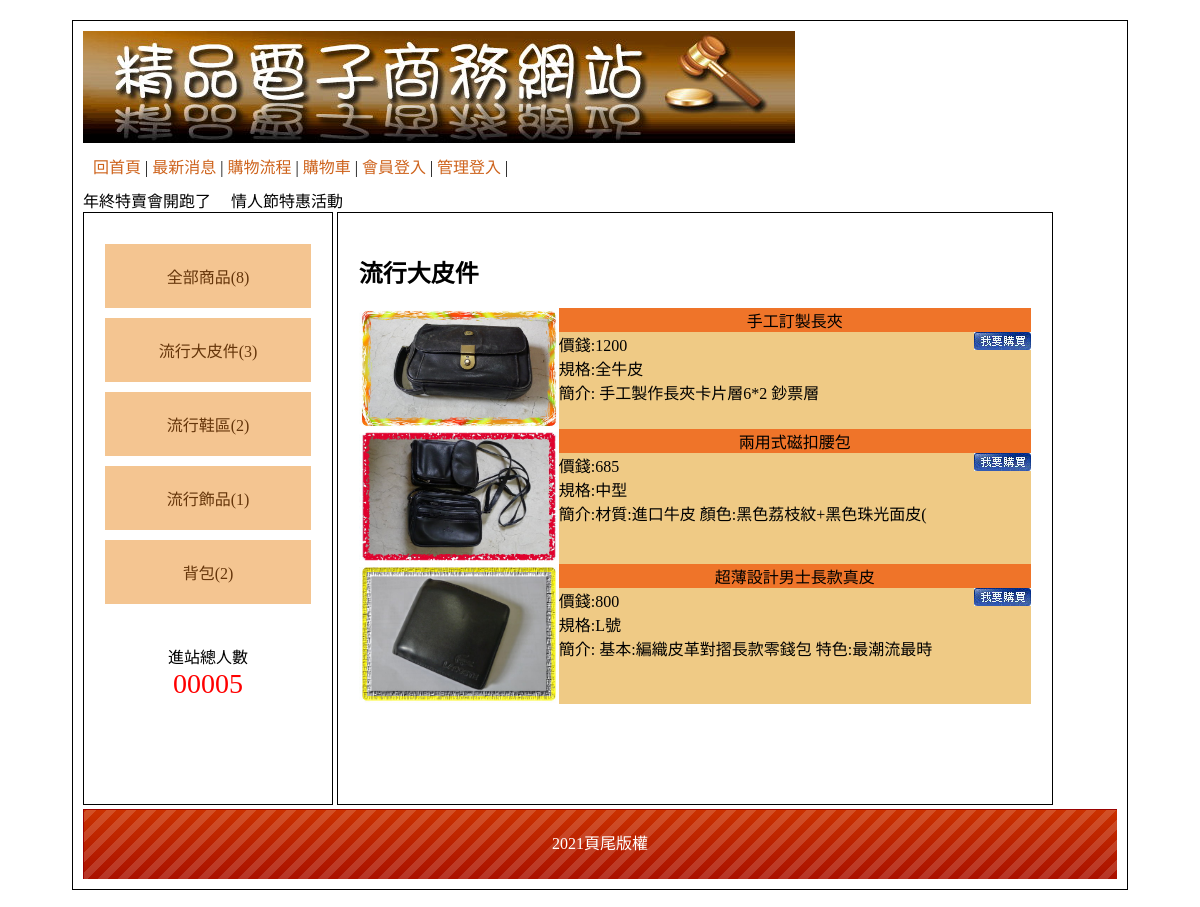
The page /?big=1 on the database its author committed.
### tables this page shows
CREATE TABLE `type` (
  `id` int(11) UNSIGNED NOT NULL,
  `name` text NOT NULL,
  `parent` text NOT NULL
);

CREATE TABLE `goods` (
  `id` int(11) UNSIGNED NOT NULL,
  `num` text NOT NULL,
  `name` text NOT NULL,
  `price` int(11) UNSIGNED NOT NULL,
  `spec` text NOT NULL,
  `quota` int(5) NOT NULL,
  `img` text NOT NULL,
  `intro` text NOT NULL,
  `mid` int(5) UNSIGNED NOT NULL,
  `big` int(5) UNSIGNED NOT NULL,
  `sh` int(1) UNSIGNED NOT NULL
);

CREATE TABLE `bottom` (
  `id` int(11) UNSIGNED NOT NULL,
  `bottom` text NOT NULL
);

### base.php (called while the page is built, shortened)
<?php
$Bottom=new DB('bottom');
$Type=new DB('type');
$Goods=new DB('goods');
class DB{
  protected $table;
  protected $dsn="mysql:host=localhost;dbname=db44;charset=utf8";
  protected $pdo;
  function __construct($table)
  {
  $this->table=$table;
  $this->pdo=new PDO($this->dsn,'root','');
  }
  function all(...$arg){
    $sql="select * from $this->table ";
    if (isset($arg[0])) {
      if (is_array($arg[0])) {
        foreach($arg[0] as $key=>$value){
          $tmp[]=sprintf("`%s`='%s'",$key,$value);
        }
        $sql .=" where ".implode("&&",$tmp);
      }else{
        $sql .=$arg[0];
      }
    }
    return $this->pdo->query($sql)->fetchAll();
  }
  function count(...$arg){
    $sql="select count(*) from $this->table ";
    if (isset($arg[0])) {
      if (is_array($arg[0])) {
        foreach($arg[0] as $key=>$value){
          $tmp[]=sprintf("`%s`='%s'",$key,$value);
        }
        $sql .=" where ".implode("&&",$tmp);
      }else{
        $sql .=$arg[0];
      }
    }
    return $this->pdo->query($sql)->fetchColumn();
  }
  function find($id){
    $sql="select * from $this->table ";
      if (is_array($id)) {
        foreach($id as $key=>$value){
          $tmp[]=sprintf("`%s`='%s'",$key,$value);
        }
        $sql .=" where ".implode("&&",$tmp);
      }else{
        $sql .=" where `id`='$id' ";
      }
    return $this->pdo->query($sql)->fetch(PDO::FETCH_ASSOC);
  }
}
?>

### index.php (the view, shortened to what this page needs)
<?php
include_once "base.php";
?>
<!DOCTYPE html PUBLIC "-//W3C//DTD XHTML 1.0 Transitional//EN" "http://www.w3.org/TR/xhtml1/DTD/xhtml1-transitional.dtd">
<html xmlns="http://www.w3.org/1999/xhtml">
<head>
        <link href="css/css.css" rel="stylesheet" type="text/css">
</head>
<body>
        <div id="main">
                <div id="top">
                        <a href="index.php">
                                <img src="img/0416.jpg">
                        </a>
                        <div style="padding:10px;">
                                <a href="index.php">回首頁</a> |
                                <a href="index.php?do=news">最新消息</a> |
                                <a href="index.php?do=look">購物流程</a> |
                                <a href="index.php?do=buycart">購物車</a> |
                                <?php if (empty($_SESSION['mem'])) { ?>
                                        <a href="index.php?do=login">會員登入</a> |
                                <?php
                                } else {
                                ?>
                                        <a href="javascript:lof('api/logout.php?do=mem')">登出</a> |
                                <?php
                                }
                                ?>
                                <?php if (empty($_SESSION['admin'])) {
                                ?>
                                        <a href="index.php?do=admin">管理登入</a> |
                                <?php
                                } else {
                                ?>
                                        <a href="backend.php">返回管理</a> |
                                <?php
                                }
                                ?>
                        </div>
                        <marquee>年終特賣會開跑了 &nbsp; &nbsp;&nbsp;情人節特惠活動</marquee>
                </div>
                <div id="left" class="ct">
                        <div style="min-height:400px;">
                                <a href="?">全部商品(<?= $Goods->count(); ?>)</a>
                                <?php
                                $bigs = $Type->all(['parent' => 0]);
                                foreach ($bigs as $big) {
                                ?>
                                        <div class='ww'>
                                                <a href="?big=<?= $big['id']; ?>"><?= $big['name']; ?>(<?= $Goods->count(['big' => $big['id']]); ?>)</a>
                                        <?php
                                                echo "</div>";
                                        }
                                        ?>
                                        </div>
                                        <span>
                                                <div>進站總人數</div>
                                                <div style="color:#f00; font-size:28px;">
                                                        00005 </div>
                                        </span>
                        </div>
                        <div id="right">
                                <?php
                                $do = $_GET['do'] ?? 'main';
                                $file = "front/" . $do . ".php";
                                if (file_exists($file)) {
                                        include $file;
                                } else {
                                        echo "檔案不存在";
                                }
                                ?>
                        </div>
                        <div id="bottom" style="line-height:70px;background:url(icon/bot.png); color:#FFF;" class="ct">
                                <?= $Bottom->find(1)['bottom']; ?> </div>
                </div>
</body>
</html>

### front/main.php
<?php
if (isset($_GET['big']) && isset($_GET['mid'])) {
  $nav = $Type->find($_GET['big'])['name'] . ">" . $Type->find($_GET['mid'])['name'];
  $goods = $Goods->all(['mid' => $_GET['mid'], 'sh' => 1]);
} elseif (isset($_GET['big'])) {
  $nav = $Type->find($_GET['big'])['name'];
  $goods = $Goods->all(['big' => $_GET['big'], 'sh' => 1]);
} else {
  $nav = "全部商品";
  $goods = $Goods->all(['sh' => 1]);
}
?>
<h2><?= $nav; ?></h2>
<?php
foreach ($goods as $g) {
?>
  <div class="pp" style="display: flex;">
    <div>
      <a href="?do=detail&id=<?= $g['id']; ?>"><img src="img/<?= $g['img']; ?>" style="width: 200px;"></a>
    </div>
    <div style="width: 100%;">
      <div class="tt ct"><?= $g['name']; ?></div>
      <div>價錢:<?= $g['price']; ?>
        <a style="float: right;" href="?do=buycart&goods=<?= $g['id']; ?>&qt=1"><img src="icon/0402.jpg"></a>
      </div>
      <div>規格:<?= $g['spec']; ?></div>
      <div>簡介:<?= mb_substr($g['intro'], 0, 25, 'utf8'); ?></div>
    </div>
  </div>
<?php
}
?>

### css/css.css (style rules this page uses)
body { font-family:"微軟正黑體"; }
#main { width:1034px; padding:10px; margin:20px auto 20px auto; border:#000 solid 1px; min-height:768px; }
#top a { color:#CE631C; text-decoration:none; }
#left { display:inline-block; width:20%; padding:2%; min-height:550px; vertical-align:top; border:#000 1px solid; }
#left a { display:block; padding:20px 5px 20px 5px; text-decoration:none; background:#F4C591; margin:10px auto 10px auto; color:#65350A; }
.ct { text-align:center; }
#right { display:inline-block; width:65%; padding:2%; height:550px; border:#000 1px solid; overflow: auto; }
#bottom { height:70px; background:url(icon/bot.png); background-size:cover; }
.tt { background:#EF7429; }
.pp { background:#EFCA85; }

### rows shown on the page
type: name "流行大皮件", count "3"
type: name "流行鞋區", id "2"
type: name "流行飾品", count "1"
type: name "背包", count "2"
goods: img (picture), name "手工訂製長夾", price "1200", spec "全牛皮", intro "手工製作長夾卡片層6*2 鈔票層"
goods: img (picture), name "兩用式磁扣腰包", price "685", spec "中型", intro "材質:進口牛皮 顏色:黑色荔枝紋+黑色珠光面皮("
goods: img (picture), name "超薄設計男士長款真皮", price "800", spec "L號", intro "基本:編織皮革對摺長款零錢包 特色:最潮流最時"
bottom: bottom "2021頁尾版權"

### other values the page prints
$Goods->count() "8"
